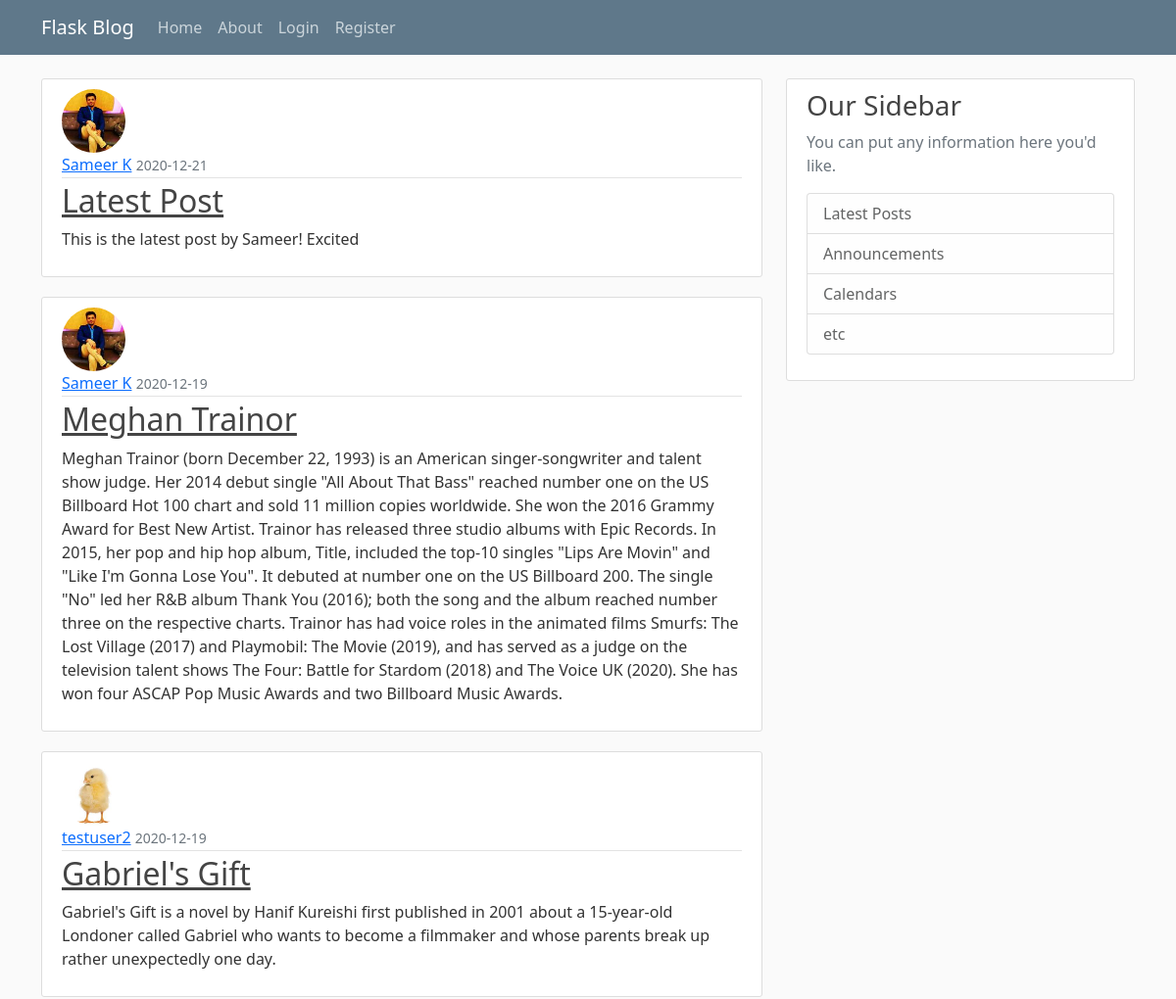
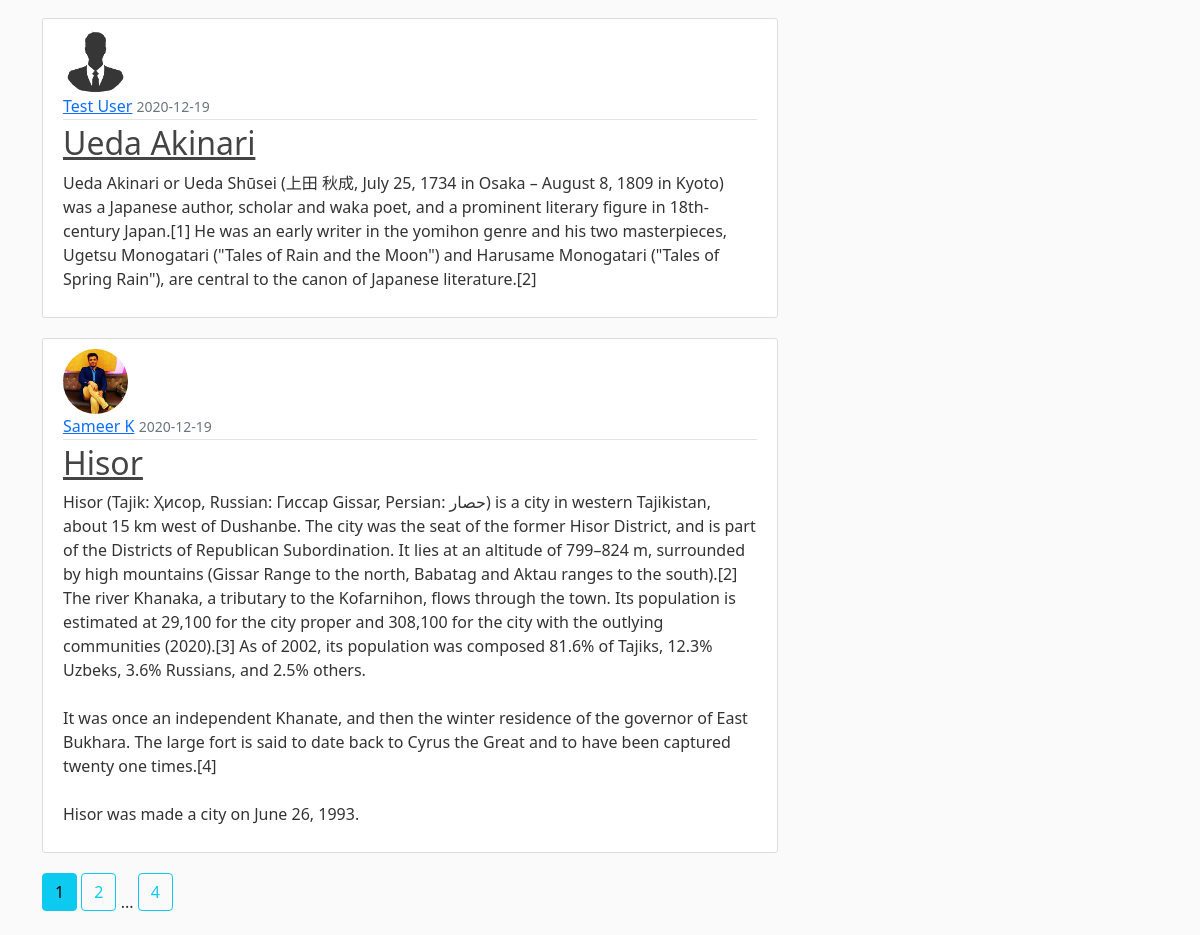
The page /home on the database its author committed (2 pictures, top to bottom).
### flaskblog/models.py (models this page shows, shortened)
class Post(db.Model):
    id = db.Column(db.Integer, primary_key=True)
    title = db.Column(db.String(100), nullable=False)
    date_posted = db.Column(db.DateTime, nullable=False,
                            default=datetime.utcnow)
    content = db.Column(db.Text, nullable=False)
    user_id = db.Column(db.Integer, db.ForeignKey('user.id'), nullable=False)

class User(db.Model, UserMixin):
    id = db.Column(db.Integer, primary_key=True)
    username = db.Column(db.String(20), unique=True, nullable=False)
    email = db.Column(db.String(120), unique=True, nullable=False)
    image_file = db.Column(db.String(20), nullable=False,
                           default='default.jpg')
    password = db.Column(db.String(60), nullable=False)
    posts = db.relationship('Post', backref='author', lazy=True)

### flaskblog/main/routes.py (the view)
@main.route("/")
@main.route("/home")
def home():
    page = request.args.get("page", 1, type=int)
    posts = Post.query.order_by(Post.date_posted.desc()).paginate(per_page=5,
                                                                  page=page)
    return render_template('home.html', posts=posts)

### flaskblog/templates/home.html
{% extends "layout.html" %}
{% block content %}
  {% for post in posts.items %}
  <article class="media content-section">
    <img class="rounded-circle article-img" src="{{ url_for('static',filename='profile_pics/' + post.author.image_file) }}">
    <div class="media-body">
    <div class="article-metadata">
      <a class="mr-2" href="{{ url_for('users.user_posts', username=post.author.username) }}">{{ post.author.username }}</a>
      <small class="text-muted">{{ post.date_posted.strftime('%Y-%m-%d') }}</small>
    </div>
    <h2><a class="article-title" href="{{ url_for('posts.post',post_id=post.id) }}">{{ post.title }}</a></h2>
    <p class="article-content">{{ post.content }}</p>
    </div>
    </article>
  {% endfor %}
  {% for page_num in posts.iter_pages(left_edge=1, right_edge=1, left_current=1, right_current=2) %}
    {% if page_num %}
      {% if posts.page == page_num %}
        <a class="btn btn-info mb-4" href="{{ url_for('main.home',page = page_num) }}">{{ page_num }}</a>
      {% else %}
      <a class="btn btn-outline-info mb-4" href="{{ url_for('main.home',page = page_num) }}">{{ page_num }}</a>
      {% endif %}
    {% else %}
      ...
    {% endif %}
  {% endfor %}
{% endblock content %}

### flaskblog/templates/layout.html (shortened to what this page needs)
<!DOCTYPE html>
<html lang="en" dir="ltr">
  <head>
    <link href="https://cdn.jsdelivr.net/npm/bootstrap@5.0.0-beta1/dist/css/bootstrap.min.css" rel="stylesheet">
    <link rel="stylesheet" type="text/css" href="{{ url_for('static', filename='main.css') }}">
  </head>
  <body>
      <header class="site-header">
    <nav class="navbar navbar-expand-md navbar-dark bg-steel fixed-top">
      <div class="container">
        <a class="navbar-brand mr-4" href="/">Flask Blog</a>
        <div class="collapse navbar-collapse" id="navbarToggle">
          <div class="navbar-nav mr-auto">
            <a class="nav-item nav-link" href="{{url_for('main.home')}}">Home</a>
            <a class="nav-item nav-link" href="{{url_for('main.about')}}">About</a>
          </div>
          <div class="navbar-nav">
            {% if current_user.is_authenticated %}
            <a class="nav-item nav-link" href="{{url_for('posts.new_post')}}">New Post</a>
              <a class="nav-item nav-link" href="{{url_for('users.account')}}">Account</a>
              <a class="nav-item nav-link" href="{{url_for('users.logout')}}">Logout</a>
            {% else %}
              <a class="nav-item nav-link" href="{{url_for('users.login')}}">Login</a>
              <a class="nav-item nav-link" href="{{url_for('users.register')}}">Register</a>
            {% endif %}
          </div>
        </div>
      </div>
    </nav>
  </header>
  <main role="main" class="container">
    <div class="row">
      <div class="col-md-8">
        {% block content %}{% endblock %}
      </div>
      <div class="col-md-4">
        <div class="content-section">
          <h3>Our Sidebar</h3>
          <p class='text-muted'>You can put any information here you'd like.
            <ul class="list-group">
              <li class="list-group-item list-group-item-light">Latest Posts</li>
              <li class="list-group-item list-group-item-light">Announcements</li>
              <li class="list-group-item list-group-item-light">Calendars</li>
              <li class="list-group-item list-group-item-light">etc</li>
            </ul>
          </p>
        </div>
      </div>
    </div>
    </main>
  </body>
</html>

### flaskblog/static/main.css (style rules this page uses)
body { background: #fafafa; color: #333333; margin-top: 5rem; }
h1, h2, h3, h4, h5, h6 { color: #444444; }
.bg-steel { background-color: #5f788a; }
.site-header .navbar-nav .nav-link { color: #cbd5db; }
.content-section { background: #ffffff; padding: 10px 20px; border: 1px solid #dddddd; border-radius: 3px; margin-bottom: 20px; }
.article-title { color: #444444; }
.article-content { white-space: pre-line; }
.article-img { height: 65px; width: 65px; margin-right: 16px; }
.article-metadata { padding-bottom: 1px; margin-bottom: 4px; border-bottom: 1px solid #e3e3e3 }

### rows shown on the page
Post: image_file (picture), author.username "Sameer K", date_posted "2020-12-21", title "Latest Post", content "This is the latest post by Sameer! Excited"
Post: image_file (picture), author.username "Sameer K", date_posted "2020-12-19", title "Meghan Trainor", content "Meghan Trainor (born December 22, 1993) is an American singer-songwriter and talent show judge. Her 2014 debut single \"All About That Bass\" reached number one on the US Billboard Hot 100 chart and sold 11 million copies worldwide. She won the 2016 Grammy Award for Best New Artist. Trainor has released three studio albums with Epic Records. In 2015, her pop and hip hop album, Title, included the top-10 singles \"Lips Are Movin\" and \"Like I'm Gonna Lose You\". It debuted at number one on the US Billboard 200. The single \"No\" led her R&B album Thank You (2016); both the song and the album reached number three on the respective charts. Trainor has had voice roles in the animated films Smurfs: The…"
Post: image_file (picture), author.username "testuser2", date_posted "2020-12-19", title "Gabriel's Gift", content "Gabriel's Gift is a novel by Hanif Kureishi first published in 2001 about a 15-year-old Londoner called Gabriel who wants to become a filmmaker and whose parents break up rather unexpectedly one day."
Post: image_file (placeholder picture), author.username "Test User", date_posted "2020-12-19", title "Ueda Akinari", content "Ueda Akinari or Ueda Shūsei (上田 秋成, July 25, 1734 in Osaka – August 8, 1809 in Kyoto) was a Japanese author, scholar and waka poet, and a prominent literary figure in 18th-century Japan.[1] He was an early writer in the yomihon genre and his two masterpieces, Ugetsu Monogatari (\"Tales of Rain and the Moon\") and Harusame Monogatari (\"Tales of Spring Rain\"), are central to the canon of Japanese literature.[2]"
Post: image_file (picture), author.username "Sameer K", date_posted "2020-12-19", title "Hisor", content "Hisor (Tajik: Ҳисор, Russian: Гиссар Gissar, Persian: حصار‎) is a city in western Tajikistan, about 15 km west of Dushanbe. The city was the seat of the former Hisor District, and is part of the Districts of Republican Subordination. It lies at an altitude of 799–824 m, surrounded by high mountains (Gissar Range to the north, Babatag and Aktau ranges to the south).[2] The river Khanaka, a tributary to the Kofarnihon, flows through the town. Its population is estimated at 29,100 for the city proper and 308,100 for the city with the outlying communities (2020).[3] As of 2002, its population was composed 81.6% of Tajiks, 12.3% Uzbeks, 3.6% Russians, and 2.5% others. It was once an independent…"

### other values the page prints
{{ page_num }} "1"
{{ page_num }} "2" "4"
